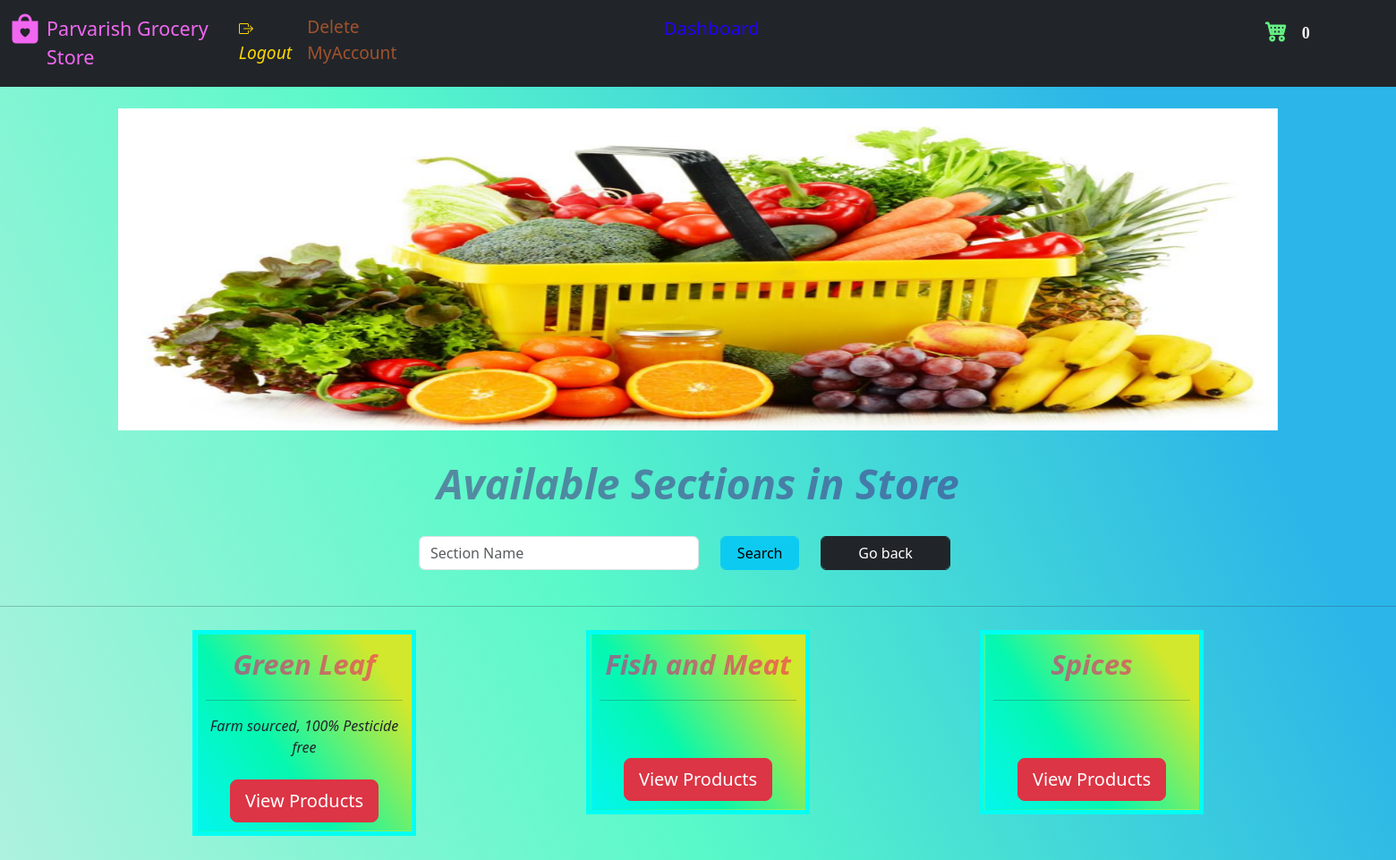
The page /store (signed in) on the database its author committed.
### website/model.py (models this page shows)
class Category(db.Model):
    category_Name = db.Column(db.String(), nullable=False, unique=True)
    category_Id = db.Column(db.Integer(), primary_key=True)
    description = db.Column(db.String())
    managedBy_Id = db.Column(db.Integer(), db.ForeignKey('store.id'))
    catalog = db.relationship('Product', backref='parent')

### website/views.py (the view, shortened to what this page needs)
@login_required
@Views.route('/store', methods=["GET", "POST"])
def Store_front():
    user_id = session['id']
    user_role = session['role']
    if 'carte' not in session:
        session['carte'] = []
    if not session['carte']:
        products_cart_1 = []
    if session['carte']:
        products_cart_1 = session['carte']
    manager_1 = False
    if user_role == 'Customer':
        customer = Customer.query.get(user_id)
        categories_1 = Category.query.all()
        list = []
        if request.method == 'POST' and 'search' in request.form:
            search_ = request.form.get("search")
            if search_.isdigit():
                flash("Incorrect Input. Only accept alphabets", category='error')
                return redirect(url_for('views.Store_front'))
            else:
                search = '%{}%'.format(search_)
                category_name = Category.query.filter(
                    Category.category_Name.like(search))
                for items in category_name:
                    list.append(items)
                print(list)
                return render_template('storefront.html', categories=list, name=customer.username, id=customer.id, cart=products_cart_1)
        return render_template('storefront.html', categories=categories_1, name=customer.username, id=customer.id, cart=products_cart_1)
    elif user_role == 'Manager':
        manager = Store.query.get(user_id)
        categories = Category.query.filter(
            Category.managedBy_Id == user_id).all()
        manager_1 = True
        list = []
        return render_template('storefront.html', categories=categories, name=manager.username, id=manager.id, cart=products_cart_1, manager_1=manager_1)
    else:
        return redirect(url_for("views.landing_page.html"))

### website/auth.py (called while the page is built)
@App.login_manager.user_loader
def load_customer(id):
    if id is not None:
        return Customer.query.get(int(id))
    return None

### website/templates/storefront.html (shortened to what this page needs)
<!DOCTYPE html>
<html lang="en">
  <head>
    <link
      href="https://cdn.jsdelivr.net/npm/bootstrap@5.3.0/dist/css/bootstrap.min.css"
      rel="stylesheet"
    />
    <link
      rel="stylesheet"
      href="https://cdn.jsdelivr.net/npm/bootstrap-icons@1.10.5/font/bootstrap-icons.css"
    />
  </head>
  <body>
    <nav class="navbar navbar-expand-lg navbar-dark bg-dark">
      <div class="container-fluid">
        <div class="collapse navbar-collapse" id="navbar">
          <div class="navbar-nav">
            <a href="/store">
              <i
                class="bi bi-bag-heart-fill"
                style="
                  font-size: 2rem;
                  -webkit-text-stroke-width: 1px;
                  color: rgb(241, 103, 241);
                  width: 10%;
                "
              ></i>
            </a>
            <a
              href="{{ url_for('views.Store_front') }}"
              class="nav-item nav-link"
              style="
                color: rgb(241, 103, 241);
                font-size: 1.35em;
                text-decoration: none;
                display: block;
                width: 25%;
                margin-left: 0px;
              "
              >Parvarish Grocery Store</a
            ><span
              id="logout"
              style="display: block inline-block; width: 600px"
            >
              <span
                id="logout"
                style="display: block inline-block; width: 600px"
              >
                <span style="margin: auto"
                  ><i
                    ><a
                      class="nav-item nav-link"
                      style="
                        float: left;
                        color: rgb(255, 215, 0);
                        font-size: 1.2rem;
                        display: block;
                        width: 20%;
                        margin-left: 0px;
                      "
                      href="/logout"
                      >Logout</a
                    ></i
                  ></span
                ><span style="margin: auto"
                  ><a
                    class="nav-item nav-link"
                    style="
                      float: left;
                      color: rgb(160, 82, 45);
                      width: 50%;
                      margin-left: 20px;
                      font-size: 1.2rem;
                    "
                    href="/delete_account"
                    onclick="return confirm('Are you sure you want to delete the account?');"
                    >Delete MyAccount</a
                  ></span
                ></span
              ></span
            >
            {% if manager_1 %}
            <span
              id="logout"
              style="display: block inline-block; width: 900px"
            >
            <a
                class="nav-item nav-link"
                style="
                  float: right;
                  color: rgb(34, 2, 247);
                  width: 50%;
                  font-size: 1.3rem;
                  margin-right: 20px;
                "
                href="{{ url_for('views.Dash_manager') }}"
                >Dashboard</span>
               {% endif %}
            <span
              id="logout"
              style="display: block inline-block; width: 700px"
            >
            <a
               class="nav-item nav-link"
               style="
                 float: right;
                 color: rgb(34, 2, 247);
                 width: 40%;
                 font-size: 1.5rem;
                 margin-right: 20px;
               "
               href="/store/cart"
               ><i
                 class="bi bi-cart4"
                 style="
                   font-size: 1.5rem;
                   -webkit-text-stroke-width: 1px;
                   color: rgb(103, 241, 133);
                   width: 10%;
                 "
               ></i
               ><span
                 STYLE="font-family:'Verdana';margin-left :5px;color:whitesmoke"
                 class="badge badge-light"
               >{{ cart|length }}</span></a
           ></span></span
          </div>
        </div>
      </div>
    </nav>
    <section>
    <div class="container" id="content"><br />
        <div id="carouselExampleIndicators" class="carousel slide" data-ride="carousel">
          <div class="carousel-inner">
            <div class="carousel-item active">
              <img class="d-block w-100" src="{{ url_for('static', filename='carousel_111.png') }}" alt="First slide" width="50" height="150" >
            </div>
          </div>
          <a class="carousel-control-prev" href="#carouselExampleIndicators" role="button" data-slide="prev">
            <span class="carousel-control-prev-icon" aria-hidden="true"></span>
          </a>
          <a class="carousel-control-next" href="#carouselExampleIndicators" role="button"  data-slide="next">
            <span class="carousel-control-next-icon" aria-hidden="true"></span>
          </a>
        </div></section>
        <section><div>
          {% if categories|length == 0 %}
          <h1>No Offerings! Business is Shut Down for today.</h1>
          {% else %}
          <br>
          <div style="font-style: italic;color:rgba(68, 12, 114, 0.466);font-size: 3vw;" align="center"><strong>Available Sections in Store</strong></div><br>
          <div class="col-5" style="margin-left: 30%">
            <form action="{{ url_for('views.Store_front') }}" method="POST" autocomplete="off">
              <div class="row"  >
                <div class="col-6">
                  <input type="text" class="form-control" name="search" id="search" placeholder="Section Name" />
                </div>
                <div class="col-2" align="left">
                  <input type="submit" class="form-control btn btn-info" value="Search"  />
                </div>
                <div class="col-3" align="left"><a href="{{ url_for('views.Store_front') }}">
                  <input type="submit" class="form-control btn btn-dark" value="Go back"  /> </a>
                </div>
              </div>
            </form>
          </div></div>
          <br><hr>
          <div class="container">
            <div class="row align-items-start">
              {% for variety in categories %}
              <div class="col">
                <table class="table"
    style="
      border: 5px solid rgb(0, 255, 242);
      /* background-color: #96d4d4; */
      width: 250px;
      margin:10px;
      table-layout: fixed;
      margin-left:auto ;
      margin-right:auto ;
    "
  >
    <tr  align="center" style="height: 200px;">
      <td class="boxes"
        style="
          padding: 10px 10px;
          width: 100%;
        "
      >
      <span style="font-style: italic;color:rgba(249, 4, 106, 0.531);font-size: 2vw;"><strong>{{ variety.category_Name }}</strong></span><br/><hr/>
        <span><em>{{ variety.description }}</em></span><br/><br/>
        <span><a href="/store/{{ variety.category_Name }}/products"><input type="button" class="btn btn-danger btn-lg" style="margin: auto;" type="submit" value="View Products" /></a></span>
      </td>
      </tr></table>
              </div>
            {% endfor %}
            </div>
          </div></section>
          {% endif %}
  </body>
</html>

### website/templates/storefront.html (style rules this page uses)
.navbar { margin-bottom: 0; border-radius: 0; }
.carousel-inner img { margin: auto; min-height: 200px; width: 100%; height: 360px; }
.boxes { background: linear-gradient( 55deg, #04f6ee 0%, #05f7af 38%, #d2e82c 85% ) }
td { word-wrap: break-word; }
html { scroll-behavior: smooth; }
body { height: 2000px; background: linear-gradient( 65deg, #e2ecec 0%, #59f9c9 51%, #2cb5e8 85% ); }

### rows shown on the page
Category: category_Name "Green Leaf", description "Farm sourced, 100% Pesticide free"
Category: category_Name "Fish and Meat"
Category: category_Name "Spices"

### other values the page prints
{{ cart|length }} "0"
